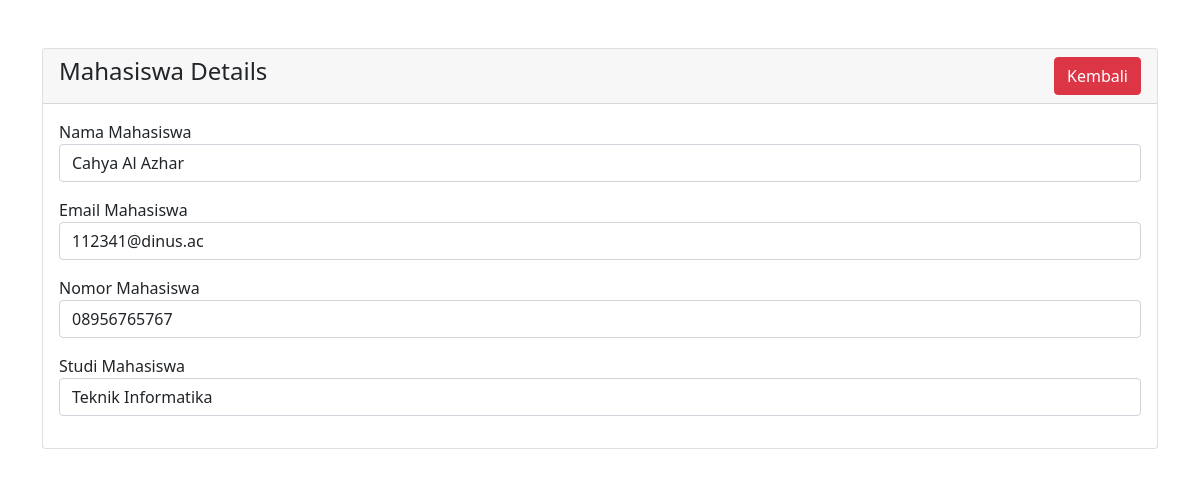
Page /mahasiswa-view.php?id=2 on the committed database.
### tables this page shows
CREATE TABLE `mahasiswa` (
  `id` int(6) NOT NULL,
  `nama` varchar(31) NOT NULL,
  `email` varchar(31) NOT NULL,
  `phone` varchar(31) NOT NULL,
  `studi` varchar(31) NOT NULL
);

### mahasiswa-view.php (the view, shortened to what this page needs)
<?php
require 'connect.php';
?>
<!doctype html>
<html lang="en">
  <head>
    <link href="https://cdn.jsdelivr.net/npm/bootstrap@5.0.2/dist/css/bootstrap.min.css" rel="stylesheet">
</head>
<body>
    <div class="container mt-5">
        <div class="row">
            <div class="col-md-12">
                <div class="card">
                    <div class="card-header">
                        <h4>Mahasiswa Details<a href="index.php" class="btn btn-danger float-end">Kembali</a>
                        </h4>
                    </div>
                    <div class="card-body">
                        <?php
                        if(isset($_GET['id']))
                        {
                            $student_id = mysqli_real_escape_string($con, $_GET['id']);
                            $query = "SELECT * FROM mahasiswa WHERE id='$student_id' ";
                            $query_run = mysqli_query($con, $query);
                            if(mysqli_num_rows($query_run) > 0)
                            {
                                $student = mysqli_fetch_array($query_run);
                                ?>
                                    <div class="mb-3">
                                        <label>Nama Mahasiswa</label>
                                        <p class="form-control">
                                            <?=$student['nama'];?>
                                        </p>
                                    </div>
                                    <div class="mb-3">
                                        <label>Email Mahasiswa</label>
                                        <p class="form-control">
                                            <?=$student['email'];?>
                                        </p>
                                    </div>
                                    <div class="mb-3">
                                        <label>Nomor Mahasiswa</label>
                                        <p class="form-control">
                                            <?=$student['phone'];?>
                                        </p>
                                    </div>
                                    <div class="mb-3">
                                        <label>Studi Mahasiswa</label>
                                        <p class="form-control">
                                            <?=$student['studi'];?>
                                        </p>
                                    </div>
                                <?php
                            }
                            else
                            {
                                echo "<h4>No Such Id Found</h4>";
                            }
                        }
                        ?>
                    </div>
                </div>
            </div>
        </div>
    </div>
</body>
</html>

### rows in the picture
mahasiswa: nama "Cahya Al Azhar", email "112341@dinus.ac", phone "08956765767", studi "Teknik Informatika"
